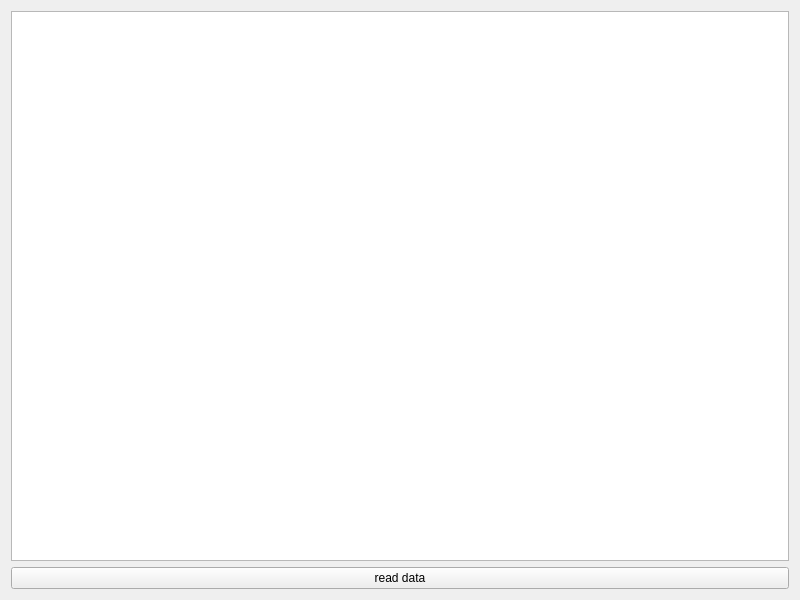
<?xml version="1.0" encoding="UTF-8"?>
<ui version="4.0">
 <class>Widget</class>
 <widget class="QWidget" name="Widget">
  <property name="geometry">
   <rect>
    <x>0</x>
    <y>0</y>
    <width>800</width>
    <height>600</height>
   </rect>
  </property>
  <property name="windowTitle">
   <string>Widget</string>
  </property>
  <layout class="QVBoxLayout" name="verticalLayout">
   <item>
    <widget class="QTableView" name="tableView"/>
   </item>
   <item>
    <widget class="QPushButton" name="pushButton">
     <property name="text">
      <string>read data</string>
     </property>
    </widget>
   </item>
  </layout>
 </widget>
 <resources/>
 <connections/>
</ui>
